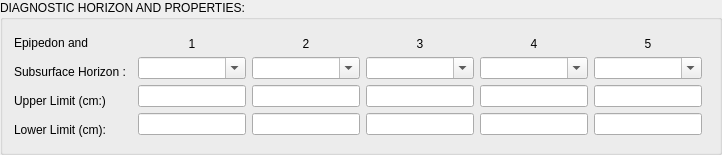
     <widget class="QGroupBox" name="groupBox_11">
      <property name="title">
       <string>DIAGNOSTIC HORIZON AND PROPERTIES:</string>
      </property>
      <layout class="QGridLayout" name="gridLayout_9">
       <item row="0" column="0">
        <widget class="QLabel" name="label_43">
         <property name="text">
          <string>Epipedon and</string>
         </property>
        </widget>
       </item>
       <item row="0" column="1" rowspan="4">
        <layout class="QGridLayout" name="gridLayout">
         <property name="sizeConstraint">
          <enum>QLayout::SetNoConstraint</enum>
         </property>
         <property name="leftMargin">
          <number>6</number>
         </property>
         <property name="topMargin">
          <number>6</number>
         </property>
         <property name="rightMargin">
          <number>6</number>
         </property>
         <property name="bottomMargin">
          <number>6</number>
         </property>
         <item row="1" column="2">
          <widget class="QComboBox" name="Sub_Surface_Horizon_2_CB">
           <property name="editable">
            <bool>true</bool>
           </property>
          </widget>
         </item>
         <item row="1" column="1">
          <widget class="QComboBox" name="Sub_Surface_Horizon_1_CB">
           <property name="editable">
            <bool>true</bool>
           </property>
          </widget>
         </item>
         <item row="2" column="4">
          <widget class="QLineEdit" name="Upper_Limit_5_LE">
           <property name="alignment">
            <set>Qt::AlignCenter</set>
           </property>
          </widget>
         </item>
         <item row="1" column="3">
          <widget class="QComboBox" name="Sub_Surface_Horizon_3_CB">
           <property name="editable">
            <bool>true</bool>
           </property>
          </widget>
         </item>
         <item row="1" column="4">
          <widget class="QComboBox" name="Sub_Surface_Horizon_4_CB">
           <property name="editable">
            <bool>true</bool>
           </property>
          </widget>
         </item>
         <item row="2" column="2">
          <widget class="QLineEdit" name="Upper_Limit_3_LE">
           <property name="alignment">
            <set>Qt::AlignCenter</set>
           </property>
          </widget>
         </item>
         <item row="2" column="0">
          <widget class="QLineEdit" name="Upper_Limit_1_LE">
           <property name="alignment">
            <set>Qt::AlignCenter</set>
           </property>
          </widget>
         </item>
         <item row="0" column="2">
          <widget class="QLabel" name="label_49">
           <property name="text">
            <string>3</string>
           </property>
           <property name="alignment">
            <set>Qt::AlignCenter</set>
           </property>
          </widget>
         </item>
         <item row="0" column="1">
          <widget class="QLabel" name="label_48">
           <property name="text">
            <string>2</string>
           </property>
           <property name="alignment">
            <set>Qt::AlignCenter</set>
           </property>
          </widget>
         </item>
         <item row="0" column="3">
          <widget class="QLabel" name="label_50">
           <property name="text">
            <string>4</string>
           </property>
           <property name="alignment">
            <set>Qt::AlignCenter</set>
           </property>
          </widget>
         </item>
         <item row="0" column="4">
          <widget class="QLabel" name="label_51">
           <property name="text">
            <string>5</string>
           </property>
           <property name="alignment">
            <set>Qt::AlignCenter</set>
           </property>
          </widget>
         </item>
         <item row="2" column="3">
          <widget class="QLineEdit" name="Upper_Limit_4_LE">
           <property name="alignment">
            <set>Qt::AlignCenter</set>
           </property>
          </widget>
         </item>
         <item row="1" column="0">
          <widget class="QComboBox" name="Epipedon_CB">
           <property name="editable">
            <bool>true</bool>
           </property>
          </widget>
         </item>
         <item row="2" column="1">
          <widget class="QLineEdit" name="Upper_Limit_2_LE">
           <property name="alignment">
            <set>Qt::AlignCenter</set>
           </property>
          </widget>
         </item>
         <item row="0" column="0">
          <widget class="QLabel" name="label_47">
           <property name="text">
            <string>1</string>
           </property>
           <property name="alignment">
            <set>Qt::AlignCenter</set>
           </property>
          </widget>
         </item>
         <item row="3" column="0">
          <widget class="QLineEdit" name="Lower_Limit_1_LE">
           <property name="alignment">
            <set>Qt::AlignCenter</set>
           </property>
          </widget>
         </item>
         <item row="3" column="1">
          <widget class="QLineEdit" name="Lower_Limit_2_LE">
           <property name="alignment">
            <set>Qt::AlignCenter</set>
           </property>
          </widget>
         </item>
         <item row="3" column="2">
          <widget class="QLineEdit" name="Lower_Limit_3_LE">
           <property name="alignment">
            <set>Qt::AlignCenter</set>
           </property>
          </widget>
         </item>
         <item row="3" column="3">
          <widget class="QLineEdit" name="Lower_Limit_4_LE">
           <property name="alignment">
            <set>Qt::AlignCenter</set>
           </property>
          </widget>
         </item>
         <item row="3" column="4">
          <widget class="QLineEdit" name="Lower_Limit_5_LE">
           <property name="alignment">
            <set>Qt::AlignCenter</set>
           </property>
          </widget>
         </item>
        </layout>
       </item>
       <item row="1" column="0">
        <widget class="QLabel" name="label_46">
         <property name="text">
          <string>Subsurface Horizon :</string>
         </property>
        </widget>
       </item>
       <item row="2" column="0">
        <widget class="QLabel" name="label_44">
         <property name="text">
          <string>Upper Limit (cm:)</string>
         </property>
        </widget>
       </item>
       <item row="3" column="0">
        <widget class="QLabel" name="label_45">
         <property name="text">
          <string>Lower Limit (cm):</string>
         </property>
        </widget>
       </item>
      </layout>
     </widget>
